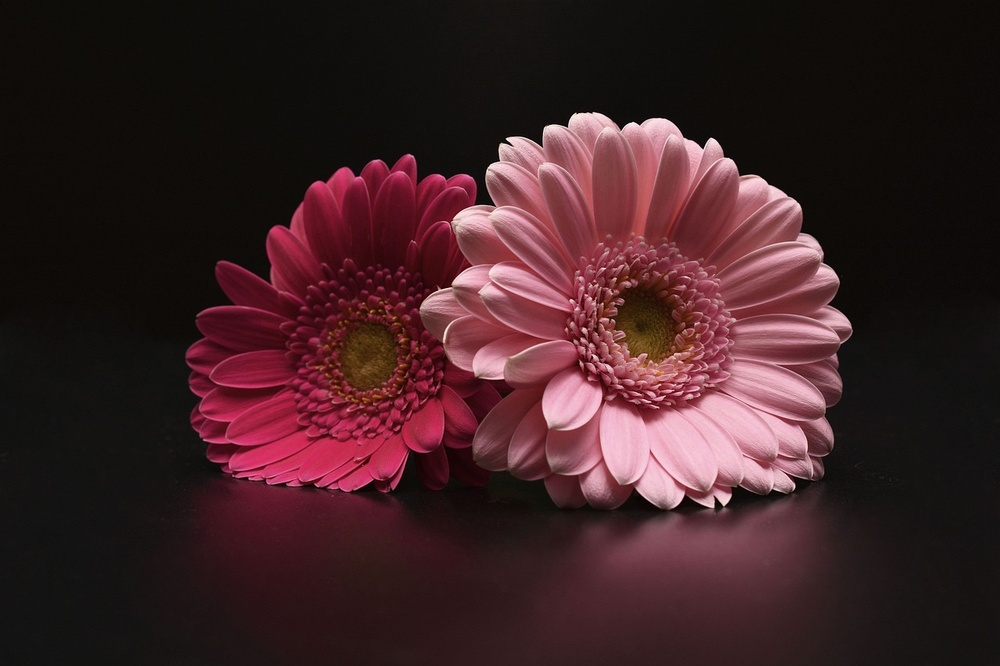
#> input picture opencv_tutorial/Rotation/flower.jpg, 1000 x 666 px, shrunk from 1280 x 853 before the run
$ python rotate90.py
#> lines starting #> are read from the running program, lines starting #| are printed output that depends on the picture
import cv2
import matplotlib.pyplot as plt

image = cv2.imread("flower.jpg",1)
#> image is the input picture: shape (666, 1000, 3); mean B, G, R 37, 34, 61.6

# rotate 90
clock = cv2.rotate(image, cv2.ROTATE_90_CLOCKWISE)
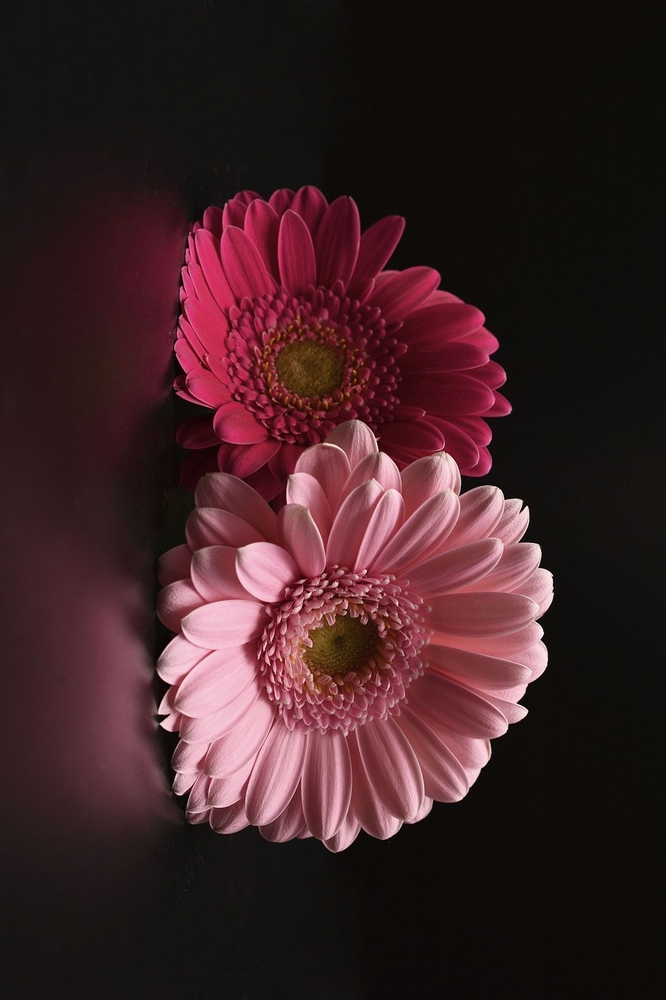
#> clock: shape (1000, 666, 3); mean B, G, R 37, 34, 61.6
anti_clock = cv2.rotate(image, cv2.ROTATE_90_COUNTERCLOCKWISE)
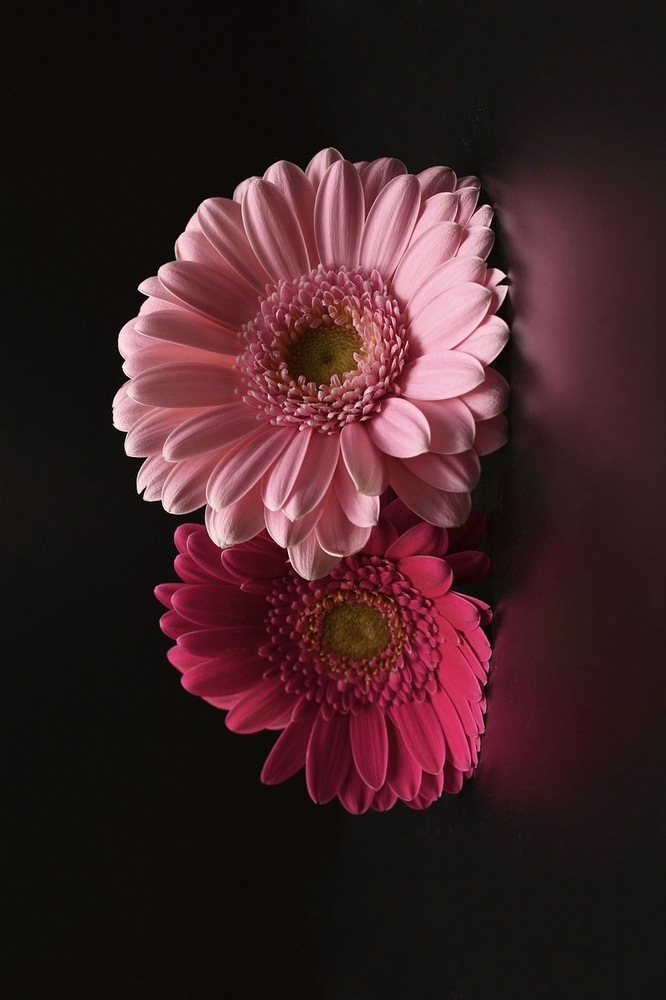
#> anti_clock: shape (1000, 666, 3); mean B, G, R 37, 34, 61.6

plt.figure(figsize=(10, 5))

plt.subplot(1,3,1)
plt.title("Original")
plt.imshow(cv2.cvtColor(image, cv2.COLOR_BGR2RGB))

plt.subplot(1,3,2)
plt.title("Clockwise 90")
plt.imshow(cv2.cvtColor(clock, cv2.COLOR_BGR2RGB))

plt.subplot(1,3,3)
plt.title("Anticlockwise 90")
plt.imshow(cv2.cvtColor(anti_clock, cv2.COLOR_BGR2RGB))

plt.show()
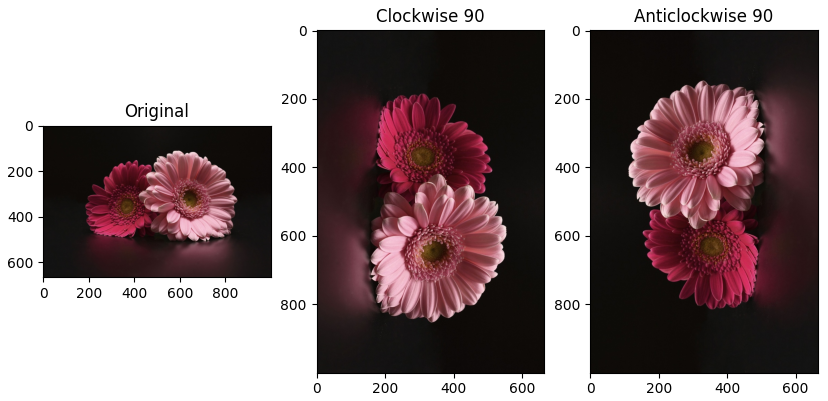
#> figure drawn by matplotlib, 3 panels
